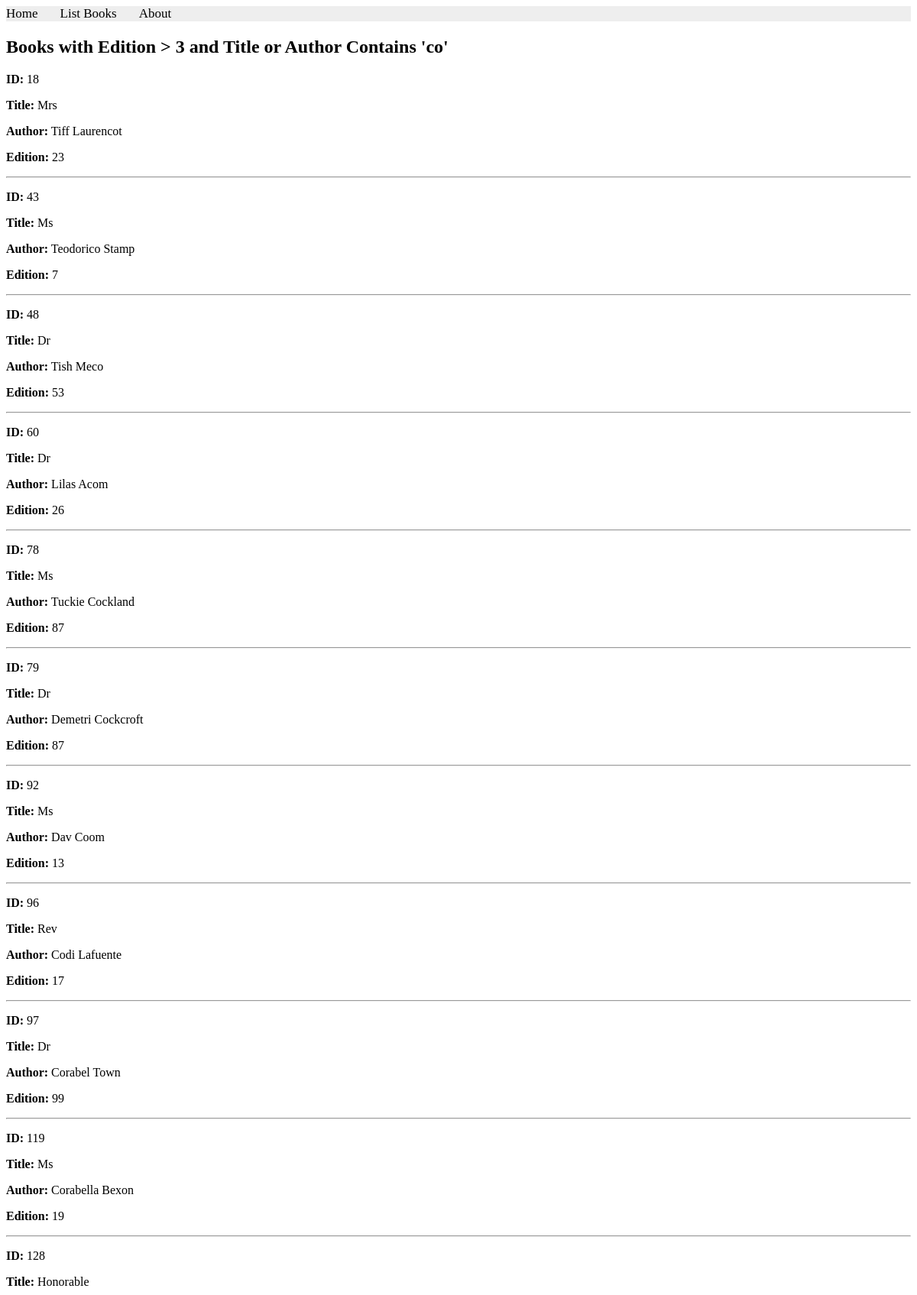
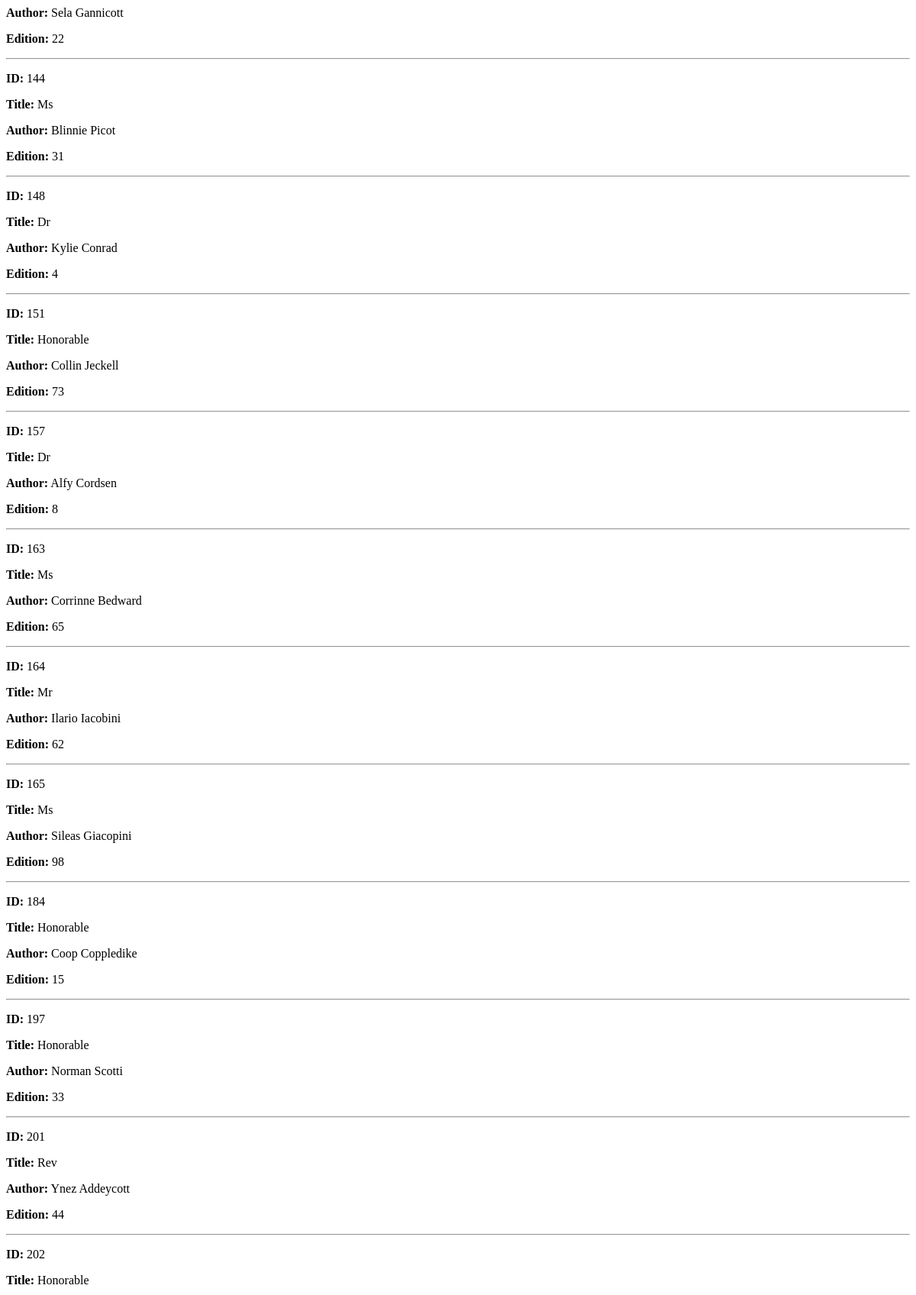
/books/lab8/task2 (upper part), run on the app's committed database (2 pictures, top to bottom).
### apps/bookmodule/models.py (models this page shows, shortened)
class Book(models.Model):
    title = models.CharField(max_length=50)
    author = models.CharField(max_length=50)
    price = models.FloatField(default=0.0)
    edition = models.SmallIntegerField(default=1)

### apps/bookmodule/views.py (the view)
# urls.py: path('lab8/task2', views.lab8_task2, name='lab8_task2'),
def lab8_task2(request):
    books = Book.objects.filter(
        Q(edition__gt=3) & (Q(title__icontains='co') | Q(author__icontains='co'))
    )
    return render(request, 'bookmodule/lab8_task2.html', {'books': books})

### apps/templates/bookmodule/lab8_task2.html
{% extends "layouts/base.html" %}
{% block content %}
<h2>Books with Edition > 3 and Title or Author Contains 'co'</h2>
{% for book in books %}
    <p><strong>ID:</strong> {{ book.id }}</p>
    <p><strong>Title:</strong> {{ book.title }}</p>
    <p><strong>Author:</strong> {{ book.author }}</p>
    <p><strong>Edition:</strong> {{ book.edition }}</p>
    <hr>
{% empty %}
    <p>No matching books found.</p>
{% endfor %}
{% endblock %}

### data on the page
Book: id "18", title "Mrs", author "Tiff Laurencot", edition "23"
Book: id "43", title "Ms", author "Teodorico Stamp", edition "7"
Book: id "48", title "Dr", author "Tish Meco", edition "53"
Book: id "60", title "Dr", author "Lilas Acom", edition "26"
Book: id "78", title "Ms", author "Tuckie Cockland", edition "87"
Book: id "79", title "Dr", author "Demetri Cockcroft", edition "87"
Book: id "92", title "Ms", author "Dav Coom", edition "13"
Book: id "96", title "Rev", author "Codi Lafuente", edition "17"
Book: id "97", title "Dr", author "Corabel Town", edition "99"
Book: id "119", title "Ms", author "Corabella Bexon", edition "19"
Book: id "128", title "Honorable", author "Sela Gannicott", edition "22"
Book: id "144", title "Ms", author "Blinnie Picot", edition "31"
Book: id "148", title "Dr", author "Kylie Conrad", edition "4"
Book: id "151", title "Honorable", author "Collin Jeckell", edition "73"
Book: id "157", title "Dr", author "Alfy Cordsen", edition "8"
Book: id "163", title "Ms", author "Corrinne Bedward", edition "65"
Book: id "164", title "Mr", author "Ilario Iacobini", edition "62"
Book: id "165", title "Ms", author "Sileas Giacopini", edition "98"
Book: id "184", title "Honorable", author "Coop Coppledike", edition "15"
Book: id "197", title "Honorable", author "Norman Scotti", edition "33"
Book: id "201", title "Rev", author "Ynez Addeycott", edition "44"
Book: id "202", title "Honorable"
